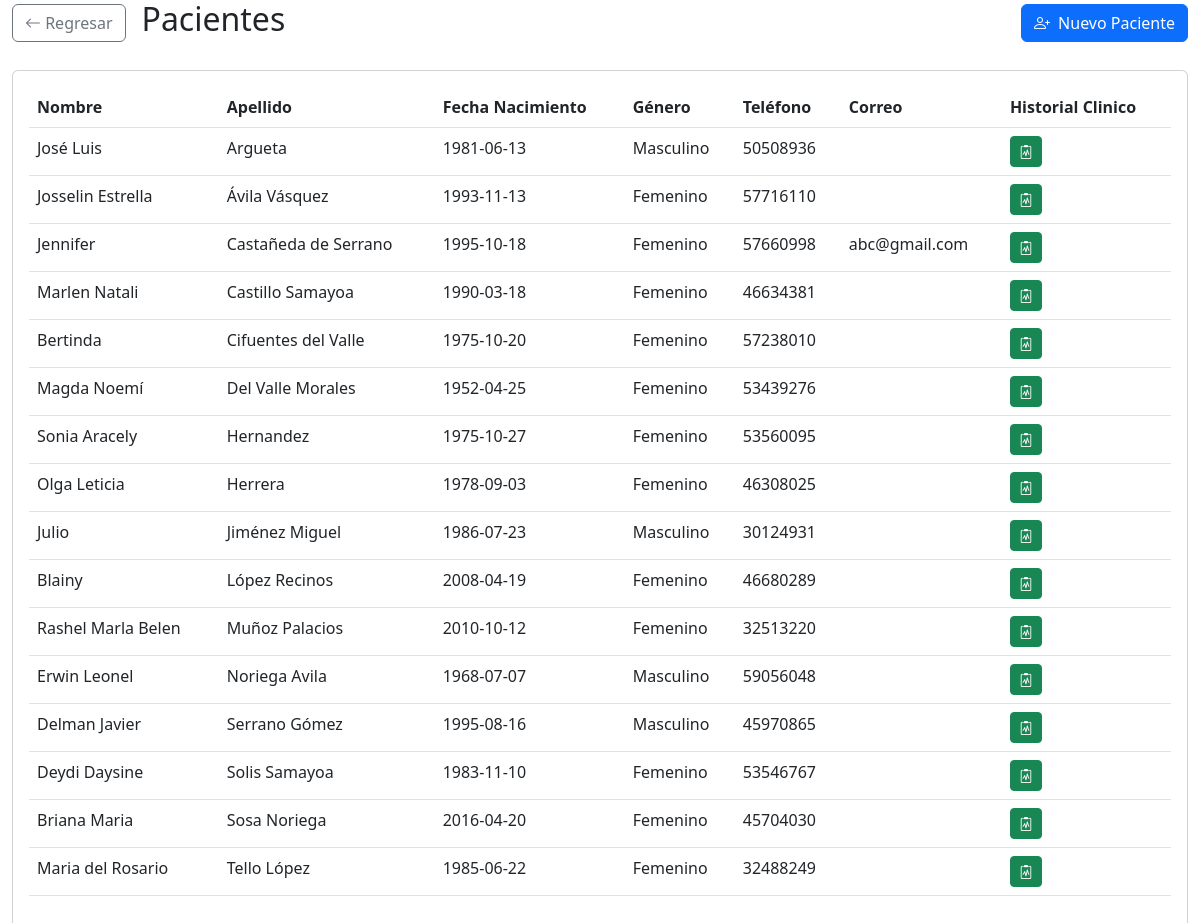
The page /php/patients/index.php (signed in) on the database its author committed.
### tables this page shows
CREATE TABLE `pacientes` (
  `id_paciente` int NOT NULL,
  `nombre` varchar(100) NOT NULL,
  `apellido` varchar(100) NOT NULL,
  `fecha_nacimiento` date NOT NULL,
  `genero` enum('Masculino','Femenino') NOT NULL,
  `direccion` varchar(255) DEFAULT NULL,
  `telefono` varchar(15) DEFAULT NULL,
  `correo` varchar(100) DEFAULT NULL,
  `fecha_registro` timestamp NULL DEFAULT CURRENT_TIMESTAMP
);

### php/patients/index.php (the view, shortened to what this page needs)
<?php
try {
    $database = new Database();
    $conn = $database->getConnection();
    include_once '../../includes/header.php';
    $stmt = $conn->prepare("SELECT * FROM pacientes ORDER BY apellido, nombre");
    $stmt->execute();
    $patients = $stmt->fetchAll();
} catch (Exception $e) {
    die("Error: No se pudo conectar a la base de datos");
}
?>
<div class="d-flex">
    <div class="main-content flex-grow-1">
        <div class="container-fluid">
            <div class="d-flex justify-content-between align-items-center mb-4">
                <div class="d-flex align-items-center">
                    <a href="../dashboard/index.php" class="btn btn-outline-secondary me-3">
                        <i class="bi bi-arrow-left"></i> Regresar
                    </a>
                    <h2>Pacientes</h2>
                </div>
                <button type="button" class="btn btn-primary" data-bs-toggle="modal" data-bs-target="#newPatientModal">
                    <i class="bi bi-person-plus me-2"></i>Nuevo Paciente
                </button>
            </div>
            <div class="card">
                <div class="card-body">
                    <div class="table-responsive">
                        <table class="table table-hover">
                            <thead>
                                <tr>
                                    <th>Nombre</th>
                                    <th>Apellido</th>
                                    <th>Fecha Nacimiento</th>
                                    <th>Género</th>
                                    <th>Teléfono</th>
                                    <th>Correo</th>
                                    <th>Historial Clinico</th>
                                </tr>
                            </thead>
                            <tbody>
                                <?php foreach($patients as $patient): ?>
                                <tr>
                                    <td><?php echo htmlspecialchars($patient['nombre']); ?></td>
                                    <td><?php echo htmlspecialchars($patient['apellido']); ?></td>
                                    <td><?php echo htmlspecialchars($patient['fecha_nacimiento']); ?></td>
                                    <td><?php echo htmlspecialchars($patient['genero']); ?></td>
                                    <td><?php echo htmlspecialchars($patient['telefono']); ?></td>
                                    <td><?php echo htmlspecialchars($patient['correo']); ?></td>
                                    <td>
                                        <a href="medical_history.php?id=<?php echo $patient['id_paciente']; ?>" class="btn btn-sm btn-success" title="Historial Clínico">
                                            <i class="bi bi-clipboard2-pulse"></i>
                                        </a>
                                    </td>
                                </tr>
                                <?php endforeach; ?>
                            </tbody>
                        </table>
                    </div>
                </div>
            </div>
        </div>
    </div>
</div>
<?php include_once '../../includes/footer.php'; ?>

### includes/header.php (shortened to what this page needs)
<!DOCTYPE html>
<html lang="es">
<head>
    <link href="https://cdn.jsdelivr.net/npm/bootstrap@5.3.0-alpha1/dist/css/bootstrap.min.css" rel="stylesheet">
    <link rel="stylesheet" href="https://cdn.jsdelivr.net/npm/bootstrap-icons@1.10.3/font/bootstrap-icons.css">
    <link rel="stylesheet" href="../../assets/css/style.css">
</head>
<body>

### includes/footer.php (shortened to what this page needs)
</body>
</html>

### includes/header.php (style rules this page uses)
.bi::before { font-family: 'Bootstrap Icons', sans-serif; }

### rows shown on the page
pacientes: nombre "José Luis", apellido "Argueta", fecha_nacimiento "1981-06-13", genero "Masculino", telefono "50508936"
pacientes: nombre "Josselin Estrella", apellido "Ávila Vásquez", fecha_nacimiento "1993-11-13", genero "Femenino", telefono "57716110"
pacientes: nombre "Jennifer", apellido "Castañeda de Serrano", fecha_nacimiento "1995-10-18", genero "Femenino", telefono "57660998", correo "abc@gmail.com"
pacientes: nombre "Marlen Natali", apellido "Castillo Samayoa", fecha_nacimiento "1990-03-18", genero "Femenino", telefono "46634381"
pacientes: nombre "Bertinda", apellido "Cifuentes del Valle", fecha_nacimiento "1975-10-20", genero "Femenino", telefono "57238010"
pacientes: nombre "Magda Noemí", apellido "Del Valle Morales", fecha_nacimiento "1952-04-25", genero "Femenino", telefono "53439276"
pacientes: nombre "Sonia Aracely", apellido "Hernandez", fecha_nacimiento "1975-10-27", genero "Femenino", telefono "53560095"
pacientes: nombre "Olga Leticia", apellido "Herrera", fecha_nacimiento "1978-09-03", genero "Femenino", telefono "46308025"
pacientes: nombre "Julio", apellido "Jiménez Miguel", fecha_nacimiento "1986-07-23", genero "Masculino", telefono "30124931"
pacientes: nombre "Blainy", apellido "López Recinos", fecha_nacimiento "2008-04-19", genero "Femenino", telefono "46680289"
pacientes: nombre "Rashel Marla Belen", apellido "Muñoz Palacios", fecha_nacimiento "2010-10-12", genero "Femenino", telefono "32513220"
pacientes: nombre "Erwin Leonel", apellido "Noriega Avila", fecha_nacimiento "1968-07-07", genero "Masculino", telefono "59056048"
pacientes: nombre "Delman Javier", apellido "Serrano Gómez", fecha_nacimiento "1995-08-16", genero "Masculino", telefono "45970865"
pacientes: nombre "Deydi Daysine", apellido "Solis Samayoa", fecha_nacimiento "1983-11-10", genero "Femenino", telefono "53546767"
pacientes: nombre "Briana Maria", apellido "Sosa Noriega", fecha_nacimiento "2016-04-20", genero "Femenino", telefono "45704030"
pacientes: nombre "Maria del Rosario", apellido "Tello López", fecha_nacimiento "1985-06-22", genero "Femenino", telefono "32488249"
